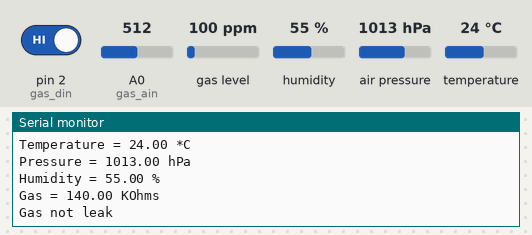
This sketch was run on a simulated Arduino Uno, built with avr-gcc and run on an emulated ATmega328P. Parts: the last lines printed to the serial monitor. The inputs (shaded band) are chosen by the test bench; at power-on: pin 2 (gas_din) HIGH, gas level 100 ppm, A0 (gas_ain) = 512, humidity 55 %, air pressure 1013 hPa, temperature 24 °C.

Above: at 3.1 s.
3.2 s: pin 2 (gas_din) driven LOW
At 5.1 s:
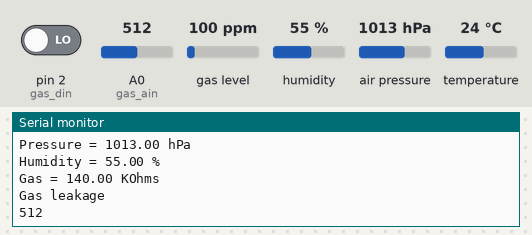
6.1 s: gas level set to 20 ppm
At 7.9 s:
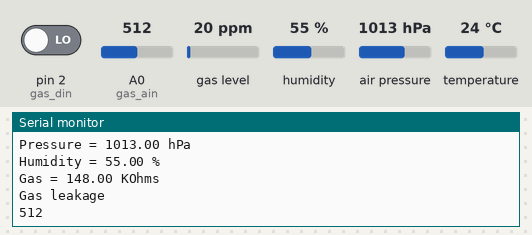
9.0 s: A0 (gas_ain) set to 716
At 11.7 s:
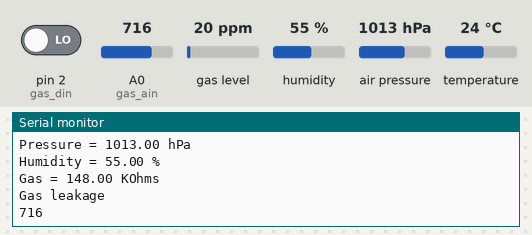
11.9 s: humidity set to 22 %
14.8 s: air pressure set to 952 hPa
17.7 s: A0 (gas_ain) set to 992
At 18.3 s:
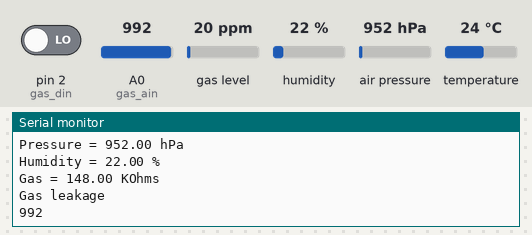
Timing chart, 0 to 20.7 s (numbered marks = the images above; inputs shaded):
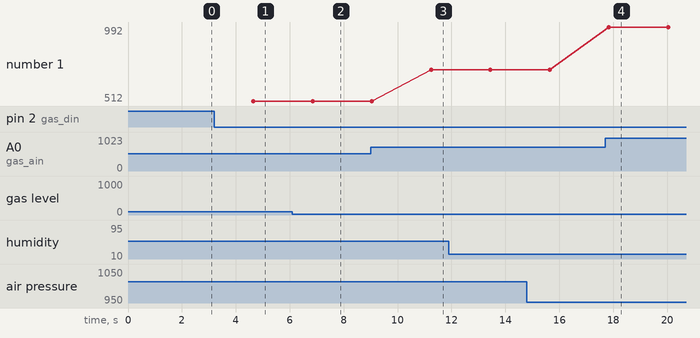

Measured:
- after the input at 3.2 s, the serial monitor: prints a new line after 1.4 s (image 1)
- after the input at 6.1 s, the serial monitor: prints a new line after 0.71 s (image 2)
- after the input at 9.0 s, the serial monitor: prints a new line after 2.2 s (image 3)
- after the input at 17.7 s, the serial monitor: prints a new line after 0.14 s (image 4)
- plotted number 1: 512 → 716 after the input at 9.0 s, 716 → 992 after the input at 17.7 s

The sketch:

sensorRead1.ino
```cpp
#include <Wire.h>
#include <SPI.h>
#include <Adafruit_Sensor.h>
#include "Adafruit_BME680.h"

#define BME_SCK 13
#define BME_MISO 12
#define BME_MOSI 11
#define BME_CS 10

Adafruit_BME680 bme(BME_CS, BME_MOSI, BME_MISO,  BME_SCK);

// Wyjscie cyfrowe czujnika do pinu 2
// Wyjscie analogowe do A0
// ad_value odczyt z A/C
int gas_din=2;
int gas_ain=A0;
int ad_value;

void setup() {
  Serial.begin(9600);
  while (!Serial);
  Serial.println(F("BME680 test"));

  if (!bme.begin()) {
    Serial.println("Could not find a valid BME680 sensor, check wiring!");
    while (1);

  pinMode(gas_din,INPUT);
  pinMode(gas_ain,INPUT);

  }

  // Set up oversampling and filter initialization
  bme.setTemperatureOversampling(BME680_OS_8X);
  bme.setHumidityOversampling(BME680_OS_2X);
  bme.setPressureOversampling(BME680_OS_4X);
  bme.setIIRFilterSize(BME680_FILTER_SIZE_3);
  bme.setGasHeater(320, 150); // 320*C for 150 ms
}

void loop() {
  if (! bme.performReading()) {
    Serial.println("Failed to perform reading :(");
    return;
  }

  // Odczyt temperatury: bme.temperature
  // Odczyt cisnienia: bme.pressure
  // Odczyt wilgotnosci: bme.humidity
  // Odczyt gazów: bme.gas_resistance
  Serial.print("Temperature = ");
  Serial.print(bme.temperature);
  Serial.println(" *C");

  Serial.print("Pressure = ");
  Serial.print(bme.pressure / 100.0);
  Serial.println(" hPa");

  Serial.print("Humidity = ");
  Serial.print(bme.humidity);
  Serial.println(" %");

  Serial.print("Gas = ");
  Serial.print(bme.gas_resistance / 1000.0);
  Serial.println(" KOhms");


  // Jeżeli wystąpi wyciek gazu to powiadom o poziomie
  ad_value=analogRead(gas_ain);
  if(digitalRead(gas_din)==LOW)
  {
    Serial.println("Gas leakage");
    Serial.println(ad_value);
  }
  else
  {
    Serial.println("Gas not leak");
  }

  Serial.println();
  delay(2000);
}
```
